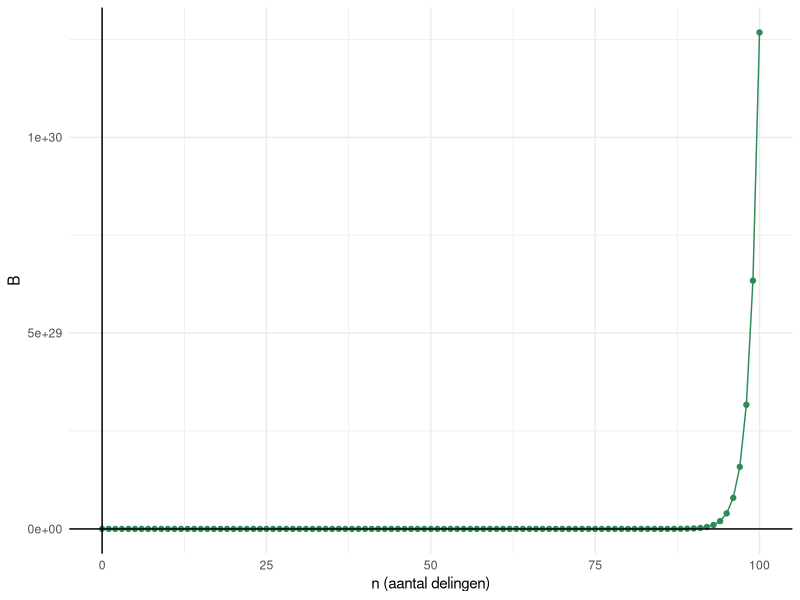
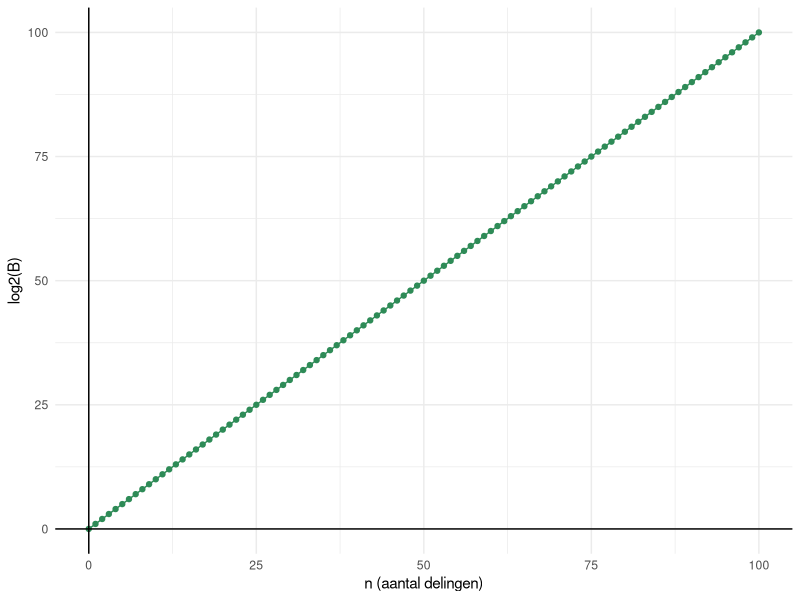

These charts were generated, in order, by the following R code:
## ---- chunk 1
#| label: fig-logschaal
#| fig-cap: "Bacteriële groei over tijd."
#| fig-subcap: 
#|   - "Op lineaire schaal."
#|   - "Op logaritmische schaal."
#| layout-ncol: 2
#| fig-width: 4
#| fig-height: 3
library(ggplot2)
bact <- data.frame(t = seq(0,100,1),
                   B = 2^(seq(0,100,1)))
ggplot(data = bact, aes(x = t, y = B)) +
  geom_point(color = "seagreen") +
  geom_line(color = "seagreen") +
  theme_minimal() +
  xlab("n (aantal delingen)") +
  geom_hline(yintercept = 0) +
  geom_vline(xintercept = 0)

ggplot(data = bact, aes(x = t, y = log2(B))) +
  geom_point(color = "seagreen") +
  geom_line(color = "seagreen") +
  theme_minimal() +
  xlab("n (aantal delingen)") +
  geom_hline(yintercept = 0) +
  geom_vline(xintercept = 0)
